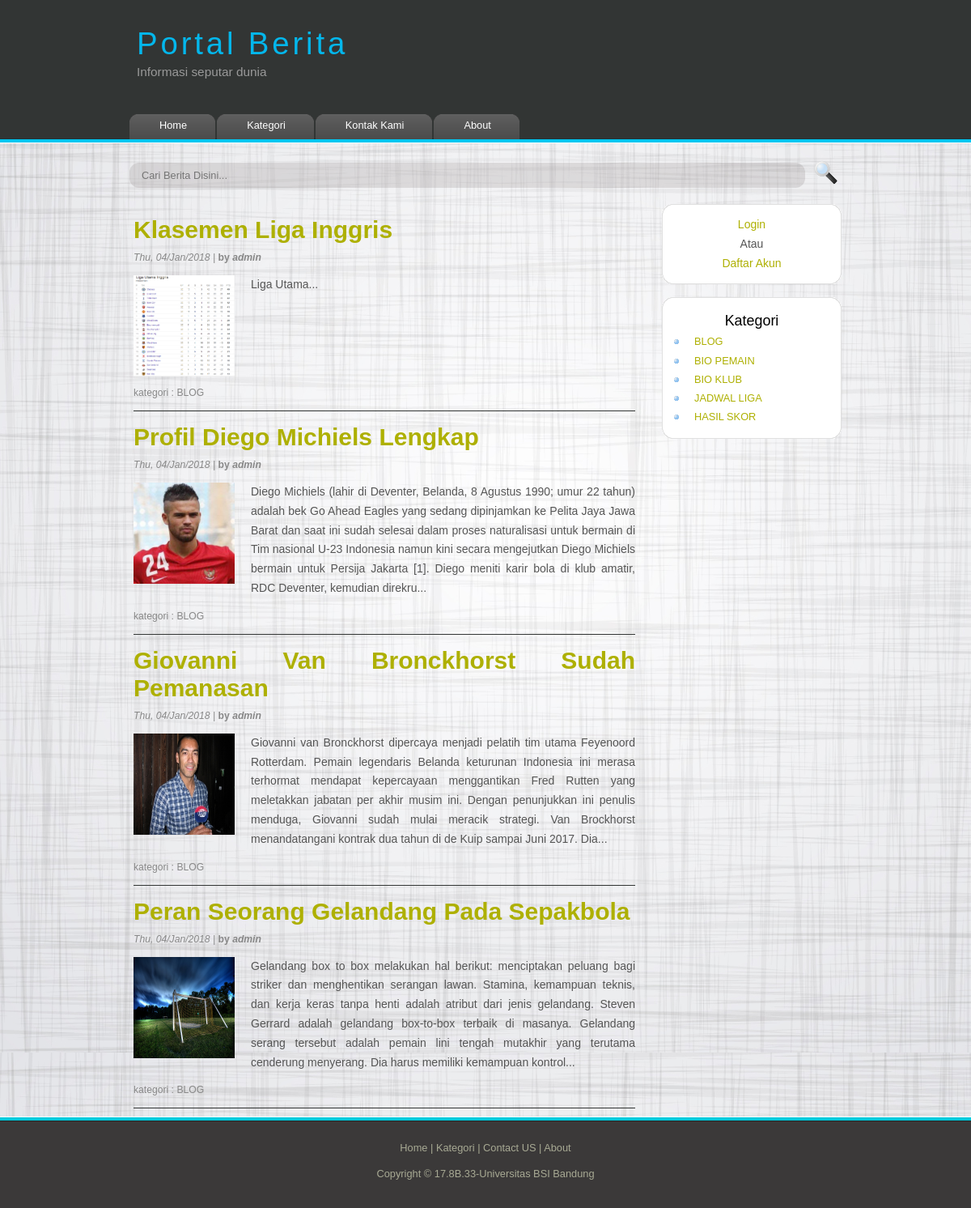
Screenshot of /view.php?cat=BLOG with the database file from the repository.
### tables this page shows
CREATE TABLE `kategori` (
  `no` int(11) NOT NULL,
  `nama_kategori` varchar(30) NOT NULL
);

CREATE TABLE `berita` (
  `id` int(11) NOT NULL,
  `judul` varchar(100) NOT NULL,
  `gambar` varchar(100) NOT NULL,
  `isi` text NOT NULL,
  `waktu` timestamp NOT NULL DEFAULT CURRENT_TIMESTAMP,
  `tag` varchar(20) NOT NULL,
  `penulis` varchar(30) NOT NULL
);

### function/kategori.php (called while the page is built, shortened)
<?php
function tampilkan_kategori(){
  $query = "SELECT * from kategori";
  return result($query);
}
function tampilkan_cat($cat){
  $query = "SELECT * from berita WHERE tag='$cat' ORDER BY waktu DESC";
  return result($query);
}
?>

### function/blog.php (called while the page is built, shortened)
<?php
function result($query){
  global $link;
  if($result = mysqli_query($link,$query) or die ('gagal tampil data')){
    return $result;
  }
}
function potong_teks($string){
  $string = substr($string, 0, 400);
  return $string . "...";
}
?>

### view.php (the view, shortened to what this page needs)
<?php
$cat = $_GET['cat'];
if(isset($_GET['cat'])){
  $artikel_cat = tampilkan_cat($cat);
}
require "template/header.php";
require "template/sidebar.php";
?>
      <?php while($row = mysqli_fetch_assoc($artikel_cat)):?>
        <div id="content">
          <h1 class="judul"><a href="single.php?id=<?= $row['id']; ?>"> <?= $row['judul']; ?> </a></h1>
          <h5><i> <?= date("D, d/M/Y", strtotime($row['waktu'])); ?> | </i> <b>by<i> <?= $row['penulis']; ?>  </i></b></h5>
          <?php if ($row['gambar']): ?>
            <div class="left">
            <img id="depan" src="img/<?= $row['gambar']; ?>" />
            </div>
          <?php endif; ?>
          <p class="konten">
            <?= potong_teks($row['isi']); ?>
          </p>
          <h5 class="tag">
            kategori : <?= $row['tag']; ?>
          </h5>
          <hr color="#323534" size="1"/>
        </div>
      <?php endwhile; ?>
      </div>
<?php
require "template/footer.php";
?>

### template/sidebar.php
 <div id="site_content">
   <form method="get" action="search.php" id="search_form">
     <input class="search" type="text" name="cari" value="" placeholder="Cari Berita Disini..."/>
     <input name="search" type="image" style="border: 0; margin: 0 0 -9px 5px;" src="template/style/search.png" alt="Search" title="Search" />
</form>
   <div id="sidebar_container">
     <div class="sidebar">
       <div class="sidebar_top"></div>
       <div class="sidebar_item">
         <?php if($login == true): ?>
           <p id="login">
             selamat datang <?= $_SESSION['user']; ?><br>
             <a href="logout.php">Logout</a>
           </p>
         <?php else: ?>
           <p id="login">
             <a href="login.php">Login</a><br>
             atau <br>
             <a href="register.php">Daftar Akun</a>
           </p>
         <?php endif; ?>
       </div>
       <div class="sidebar_base"></div>
     </div>
     <div class="sidebar">
       <div class="sidebar_top"></div>
       <div class="sidebar_item">
         <h3>Kategori</h3>
         <ul>
           <?php while($row = mysqli_fetch_assoc($kategori)):?>
             <li><a href="view.php?cat=<?= $row['nama_kategori']; ?>"><?= $row['nama_kategori']; ?></a></li>
           <?php endwhile; ?>
         </ul>
       </div>
       <div class="sidebar_base"></div>
     </div>
   </div>

### template/style/style.css (style rules this page uses)
html { height: 100%; }
* { margin: 0; padding: 0; }
body { font: normal .80em 'trebuchet ms', arial, sans-serif; background: url('p.png'); color: #555; }
p { padding: 0 0 15px 0; line-height: 1.7em; }
img { border: 0; }
h1, h2, h3, h4, h5, h6 { color: #362C20; letter-spacing: 0em; padding: 0 0 5px 0; }
h1, h2, h3 { font: normal 170% 'century gothic', arial; margin: 0 0 5px 0; padding: 15px 0 5px 0; color: #000; }
h3 { font-size: 140%; padding: 5px 0 0 0; }
h5, h6 { color: #888; font: normal 95% arial; letter-spacing: normal; padding: 0 0 15px 0; }
a, a:hover { outline: none; text-decoration: none; color: #AEB002; }
ul { margin: 2px 0 22px 17px; }
ul li { list-style-type: circle; margin: 0 0 6px 0; padding: 0 0 4px 5px; line-height: 1.5em; }
.left { float: left; width: auto; margin-right: 20px; }
#main, #logo, #menubar, #site_content, #footer { margin-left: auto; margin-right: auto; }
#site_content { width: 880px; overflow: hidden; margin: 20px auto 0 auto; padding: 0 0 10px 0; }
#sidebar_container { float: right; width: 224px; }
.sidebar_top { width: 222px; height: 14px; background: transparent url(side_top.png) no-repeat; }
.sidebar_base { width: 222px; height: 14px; background: url(side_base.png) no-repeat; }
.sidebar { float: right; width: 222px; padding: 0; margin: 0 0 16px 0; }
.sidebar_item { background: url(side_back.png) repeat-y; padding: 0 15px; width: 192px; }
.sidebar h3 { text-align: center; }
.sidebar li a { list-style: none; }
.sidebar ul { margin: 0; }
#login { text-align: center; padding: 0 0 0 0; font-size: 14px; text-transform: capitalize; }
#content { text-align: justify; width: 620px; padding: 0 0 0 5px; float: left; }
#content ul li, .sidebar ul li { list-style-type: none; background: url(bullet.png) no-repeat; margin: 0 0 0 0; padding: 0 0 4px 25px; line-height: 1.5em; }
.judul { font-weight: 700; text-transform: capitalize; font-size: 30px; }
.konten { font-size: 14px; font-family: sans-serif; }
#depan { width: 125px; height: 125px; margin-bottom: 10px; }
form { margin-bottom: 20px; }
.search { width:805px; padding:8px 15px; background:rgba(125, 117, 117, 0.2); border:0px solid #dbdbdb; border-radius: 12px; font: 100% arial, sans-serif; }
.tag { clear: left; }

### rows the page displays
kategori: nama_kategori "BLOG"
kategori: nama_kategori "BIO PEMAIN"
kategori: nama_kategori "BIO KLUB"
kategori: nama_kategori "JADWAL LIGA"
kategori: nama_kategori "HASIL SKOR"
berita: judul "Klasemen Liga Inggris", waktu "Thu, 04/Jan/2018", penulis "admin", gambar (picture), isi "Liga Utama...", tag "BLOG"
berita: judul "Profil Diego Michiels Lengkap", waktu "Thu, 04/Jan/2018", penulis "admin", gambar (picture), isi "Diego Michiels (lahir di Deventer, Belanda, 8 Agustus 1990; umur 22 tahun) adalah bek Go Ahead Eagles yang sedang dipinjamkan ke Pelita Jaya Jawa Barat dan saat ini sudah selesai dalam proses naturalisasi untuk bermain di Tim nasional U-23 Indonesia namun kini secara mengejutkan Diego Michiels bermain untuk Persija Jakarta [1]. Diego meniti karir bola di klub amatir, RDC Deventer, kemudian direkru...", tag "BLOG"
berita: judul "Giovanni Van Bronckhorst Sudah Pemanasan", waktu "Thu, 04/Jan/2018", penulis "admin", gambar (picture), isi "Giovanni van Bronckhorst dipercaya menjadi pelatih tim utama Feyenoord Rotterdam. Pemain legendaris Belanda keturunan Indonesia ini merasa terhormat mendapat kepercayaan menggantikan Fred Rutten yang meletakkan jabatan per akhir musim ini. Dengan penunjukkan ini penulis menduga, Giovanni sudah mulai meracik strategi. Van Brockhorst menandatangani kontrak dua tahun di de Kuip sampai Juni 2017. Dia...", tag "BLOG"
berita: judul "Peran Seorang Gelandang Pada Sepakbola", waktu "Thu, 04/Jan/2018", penulis "admin", gambar (picture), isi "Gelandang box to box melakukan hal berikut: menciptakan peluang bagi striker dan menghentikan serangan lawan. Stamina, kemampuan teknis, dan kerja keras tanpa henti adalah atribut dari jenis gelandang. Steven Gerrard adalah gelandang box-to-box terbaik di masanya. Gelandang serang tersebut adalah pemain lini tengah mutakhir yang terutama cenderung menyerang. Dia harus memiliki kemampuan kontrol...", tag "BLOG"
